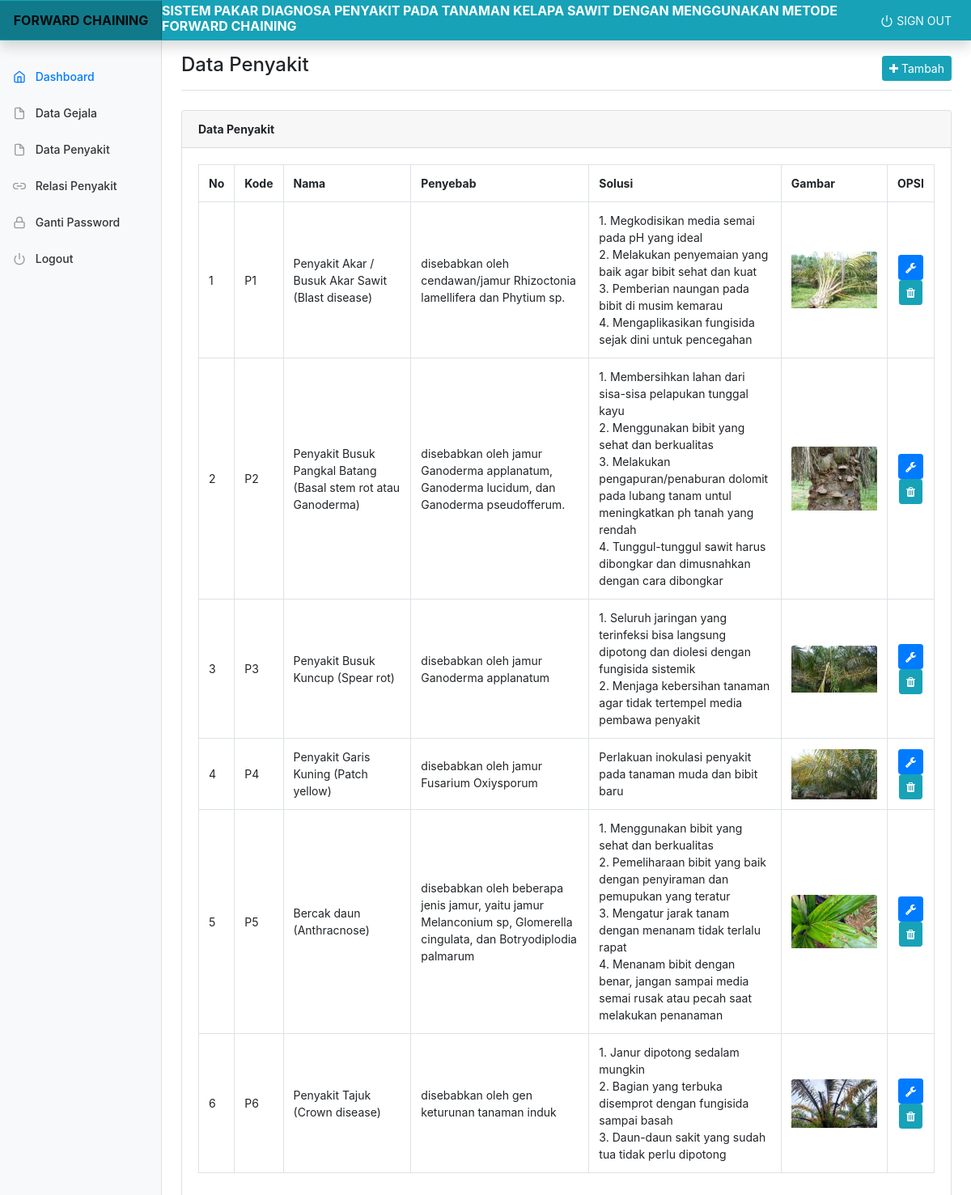
Screenshot of /admin/alternatif.php (signed in) with the database file from the repository.
### tables this page shows
CREATE TABLE `alternatif` (
  `alt_id` int(11) NOT NULL,
  `alt_inisial` varchar(255) NOT NULL,
  `alt_nama` varchar(255) NOT NULL,
  `alt_penyebab` text NOT NULL,
  `alt_solusi` text NOT NULL,
  `img_penyakit` varchar(256) NOT NULL
);

### admin/alternatif.php (the view)
<?php include 'header.php'; ?>
<main role="main" class="col-md-9 ml-sm-auto col-lg-10 px-md-4">
  <div class="d-flex justify-content-between flex-wrap flex-md-nowrap align-items-center pt-3 pb-2 mb-3 border-bottom">
    <h1 class="h4">Data Penyakit</h1>
    <div class="btn-toolbar mb-2 mb-md-0">
      <a href="alternatif_tambah.php" class="btn btn-sm btn-info"><i class="fa fa-plus"></i> Tambah</a>
    </div>
  </div>
  <div class="row mt-4">
    <div class="col-md-12">
      <div class="card">
        <div class="card-header">
          <span class="font-weight-bold">Data Penyakit</span>
        </div>
        <div class="card-body">
          <div class="table-responsive">
            <table class="table table-bordered table-hover">
              <tr>
                <th width="1%">No</th>
                <th width="1%">Kode</th>
                <th width="20%">Nama</th>
                <th width="30%">Penyebab</th>
                <th width="30%">Solusi</th>
                <th width="30%">Gambar</th>
                <th width="15%">OPSI</th>
              </tr>
              <?php
              $no = 1;
              $data = mysqli_query($koneksi, "SELECT * FROM alternatif");
              while ($d = mysqli_fetch_array($data)) {
              ?>
                <tr>
                  <td><?php echo $no++; ?></td>
                  <td><?php echo $d['alt_inisial'] ?></td>
                  <td><?php echo $d['alt_nama'] ?></td>
                  <td><?php echo $d['alt_penyebab'] ?></td>
                  <td><?php echo nl2br($d['alt_solusi']) ?></td>
                  <td>
                    <img class="card-img-top" src="../images/penyakit/<?= $d["img_penyakit"] ?>" alt="Gambar Penyakit">
                  </td>
                  <td class="text-center">
                    <a class="btn btn-sm btn-primary" href="alternatif_edit.php?id=<?php echo $d['alt_id']; ?>"><i class="fa fa-wrench"></i></a>
                    <a class="btn btn-sm btn-info" href="alternatif_hapus.php?id=<?php echo $d['alt_id']; ?>"><i class="fa fa-trash"></i></a>
                  </td>
                </tr>
              <?php
              }
              ?>
            </table>
          </div>
        </div>
      </div>
    </div>
  </div>
</main>
<?php include 'footer.php'; ?>

### admin/header.php (shortened to what this page needs)
<!doctype html>
<html lang="en">
<head>
  <link rel="stylesheet" type="text/css" href="../assets/css/bootstrap.css">
  <link rel="stylesheet" type="text/css" href="../assets/awesome/css/font-awesome.css">
  <link rel="stylesheet" type="text/css" href="../assets/css/dashboard.css">
  <link rel="stylesheet" type="text/css" href="../assets/css/style.css">
  <link rel="stylesheet" type="text/css" href="../assets/DataTables/datatables.min.css" />
  <link rel="stylesheet" href="../assets/css/summernote.min.css">
</head>
<body>
  <nav class="navbar navbar-light sticky-top bg-info flex-md-nowrap p-0 shadow">
    <a class="navbar-brand col-md-3 col-lg-2 mr-0 px-3 text-center font-weight-bold" href="index.php">FORWARD CHAINING</a>
    <h6 class="text-white font-weight-bold text-uppercase mt-1 d-none d-lg-block">Sistem Pakar Diagnosa Penyakit pada tanaman kelapa Sawit dengan Menggunakan Metode Forward Chaining</h6>
    <ul class="navbar-nav px-4">
      <li class="nav-item text-nowrap">
        <a class="nav-link text-light" href="logout.php"><i data-feather="power"></i> SIGN OUT</a>
      </li>
    </ul>
  </nav>
  <div class="container-fluid">
    <div class="row">
      <nav id="sidebarMenu" class="col-md-3 col-lg-2 d-md-block bg-light sidebar collapse">
        <div class="sidebar-sticky pt-4">
          <ul class="nav flex-column">
            <li class="nav-item">
              <a class="nav-link my-1 active" href="index.php">
                <span class="mr-2" data-feather="home"></span>
                Dashboard <span class="sr-only">(current)</span>
              </a>
            </li>
            <li class="nav-item">
              <a class="nav-link my-1" href="gejala.php">
                <span class="mr-2" data-feather="file"></span>
                Data Gejala
              </a>
            </li>
            <li class="nav-item">
              <a class="nav-link my-1" href="alternatif.php">
                <span class="mr-2" data-feather="file"></span>
                Data Penyakit
              </a>
            </li>
            <li class="nav-item">
              <a class="nav-link my-1" href="kecocokan.php">
                <span class="mr-2" data-feather="link-2"></span>
                Relasi Penyakit
              </a>
            </li>
            <li class="nav-item">
              <a class="nav-link my-1" href="gantipassword.php">
                <span class="mr-2" data-feather="lock"></span>
                Ganti Password
              </a>
            </li>
            <li class="nav-item">
              <a class="nav-link my-1" href="logout.php">
                <span class="mr-2" data-feather="power"></span>
                Logout
              </a>
            </li>
          </ul>
        </div>
      </nav>

### admin/footer.php (shortened to what this page needs)
</div>
</div>
</body>
</html>

### assets/css/dashboard.css (style rules this page uses)
body { font-size: .875rem; }
.feather { width: 16px; height: 16px; vertical-align: text-bottom; }
.sidebar { position: fixed; top: 0; bottom: 0; left: 0; z-index: 100; padding: 48px 0 0; box-shadow: inset -1px 0 0 rgba(0, 0, 0, .1); }
.sidebar-sticky { position: relative; top: 0; height: calc(100vh - 48px); padding-top: .5rem; overflow-x: hidden; overflow-y: auto; }
.sidebar .nav-link { font-weight: 500; color: #333; }
.sidebar .nav-link .feather { margin-right: 4px; color: #999; }
.sidebar .nav-link.active { color: #007bff; }
.sidebar .nav-link:hover .feather, .sidebar .nav-link.active .feather { color: inherit; }
.navbar-brand { padding-top: .75rem; padding-bottom: .75rem; font-size: 1rem; background-color: rgba(0, 0, 0, .25); box-shadow: inset -1px 0 0 rgba(0, 0, 0, .25); }

### admin/header.php (style rules this page uses)
td { vertical-align: middle !important; }

### rows the page displays
alternatif: alt_inisial "P1", alt_nama "Penyakit Akar / Busuk Akar Sawit (Blast disease)", alt_penyebab "disebabkan oleh cendawan/jamur Rhizoctonia lamellifera dan Phytium sp.", alt_solusi "1. Megkodisikan media semai pada pH yang ideal 2. Melakukan penyemaian yang baik agar bibit sehat dan kuat 3. Pemberian naungan pada bibit di musim kemarau 4. Mengaplikasikan fungisida sejak dini untuk pencegahan", img_penyakit (picture)
alternatif: alt_inisial "P2", alt_nama "Penyakit Busuk Pangkal Batang (Basal stem rot atau Ganoderma)", alt_penyebab "disebabkan oleh jamur Ganoderma applanatum, Ganoderma lucidum, dan Ganoderma pseudofferum.", alt_solusi "1. Membersihkan lahan dari sisa-sisa pelapukan tunggal kayu 2. Menggunakan bibit yang sehat dan berkualitas 3. Melakukan pengapuran/penaburan dolomit pada lubang tanam untul meningkatkan ph tanah yang rendah 4. Tunggul-tunggul sawit harus dibongkar dan dimusnahkan dengan cara dibongkar", img_penyakit (picture)
alternatif: alt_inisial "P3", alt_nama "Penyakit Busuk Kuncup (Spear rot)", alt_penyebab "disebabkan oleh jamur Ganoderma applanatum", alt_solusi "1. Seluruh jaringan yang terinfeksi bisa langsung dipotong dan diolesi dengan fungisida sistemik 2. Menjaga kebersihan tanaman agar tidak tertempel media pembawa penyakit", img_penyakit (picture)
alternatif: alt_inisial "P4", alt_nama "Penyakit Garis Kuning (Patch yellow)", alt_penyebab "disebabkan oleh jamur Fusarium Oxiysporum", alt_solusi "Perlakuan inokulasi penyakit pada tanaman muda dan bibit baru", img_penyakit (picture)
alternatif: alt_inisial "P5", alt_nama "Bercak daun (Anthracnose)", alt_penyebab "disebabkan oleh beberapa jenis jamur, yaitu jamur Melanconium sp, Glomerella cingulata, dan Botryodiplodia palmarum", alt_solusi "1. Menggunakan bibit yang sehat dan berkualitas 2. Pemeliharaan bibit yang baik dengan penyiraman dan pemupukan yang teratur 3. Mengatur jarak tanam dengan menanam tidak terlalu rapat 4. Menanam bibit dengan benar, jangan sampai media semai rusak atau pecah saat melakukan penanaman", img_penyakit (picture)
alternatif: alt_inisial "P6", alt_nama "Penyakit Tajuk (Crown disease)", alt_penyebab "disebabkan oleh gen keturunan tanaman induk", alt_solusi "1. Janur dipotong sedalam mungkin 2. Bagian yang terbuka disemprot dengan fungisida sampai basah 3. Daun-daun sakit yang sudah tua tidak perlu dipotong", img_penyakit (picture)
